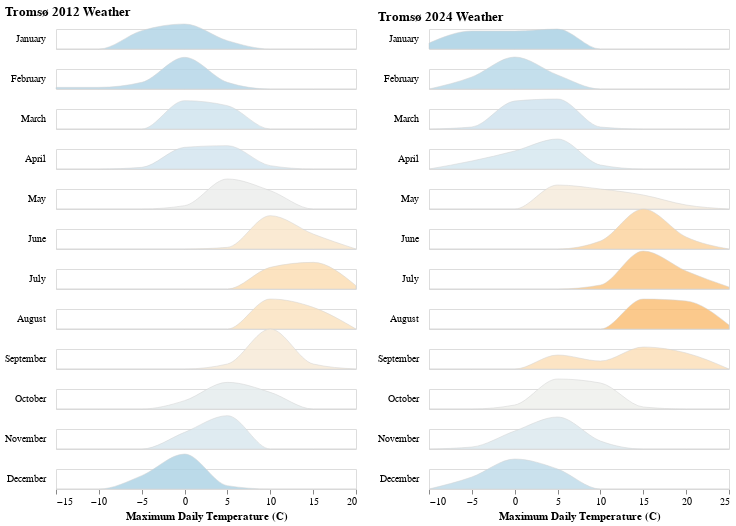

The code cell stored with this chart in its notebook:
### Code cell
step = 20
overlap = 1

chart_2024 = alt.Chart(df_2024, height=step).transform_timeunit(
    Month='month(date)'
).transform_joinaggregate(
    mean_temp='mean(temperature)', groupby=['Month']
).transform_bin(
    ['bin_max', 'bin_min'], 'temperature'
).transform_aggregate(
    value='count()', groupby=['Month', 'mean_temp', 'bin_min', 'bin_max']
).transform_impute(
    impute='value', groupby=['Month', 'mean_temp'], key='bin_min', value=0
).mark_area(
    interpolate='monotone',
    fillOpacity=0.8,
    stroke='lightgray',
    strokeWidth=0.5
).encode(
    alt.X('bin_min:Q')
        .bin('binned')
        .title('Maximum Daily Temperature (C)'),
    alt.Y('value:Q')
        .axis(None)
        .scale(range=[step, -step * overlap]),
    alt.Fill('mean_temp:Q')
        .legend(None)
        .scale(domain=[-20,30], scheme='redyellowblue')
).facet(
    row=alt.Row('Month:T')
        .title(None)
        .header(labelAngle=0, labelAlign='left', format='%B')
).properties(
    title='Tromsø 2024 Weather',
    bounds='flush'
)

chart_2012 = alt.Chart(df_2012, height=step).transform_timeunit(
    Month='month(date)'
).transform_joinaggregate(
    mean_temp='mean(temperature)', groupby=['Month']
).transform_bin(
    ['bin_max', 'bin_min'], 'temperature'
).transform_aggregate(
    value='count()', groupby=['Month', 'mean_temp', 'bin_min', 'bin_max']
).transform_impute(
    impute='value', groupby=['Month', 'mean_temp'], key='bin_min', value=0
).mark_area(
    interpolate='monotone',
    fillOpacity=0.8,
    stroke='lightgray',
    strokeWidth=0.5
).encode(
    alt.X('bin_min:Q')
        .bin('binned')
        .title('Maximum Daily Temperature (C)'),
    alt.Y('value:Q')
        .axis(None)
        .scale(range=[step, -step * overlap]),
    alt.Fill('mean_temp:Q')
        .legend(None)
        .scale(domain=[30,-20], scheme='blueorange')
).facet(
    row=alt.Row('Month:T')
        .title(None)
        .header(labelAngle=0, labelAlign='left', format='%B')
).properties(
    title='Tromsø 2012 Weather',
    bounds='flush'
)


chart_2012 | chart_2024

### Figure 1 — Vega-Lite specification as saved in the notebook (floating-point values rounded to 4 significant figures; data arrays with more than 128 entries replaced by an {"elided": "..."} marker saying what was removed)
{"config": {"view": {"continuousWidth": 300, "continuousHeight": 300}}, "hconcat": [{"data": {"name": "data-1f9a8d3b7747a7ec11f89e388f40cd91"}, "facet": {"row": {"field": "Month", "header": {"labelAngle": 0, "labelAlign": "left", "format": "%B"}, "title": null, "type": "temporal"}}, "spec": {"mark": {"type": "area", "fillOpacity": 0.8, "interpolate": "monotone", "stroke": "lightgray", "strokeWidth": 0.5}, "encoding": {"fill": {"field": "mean_temp", "legend": null, "scale": {"domain": [30, -20], "scheme": "blueorange"}, "type": "quantitative"}, "x": {"bin": "binned", "field": "bin_min", "title": "Maximum Daily Temperature (C)", "type": "quantitative"}, "y": {"axis": null, "field": "value", "scale": {"range": [20, -20]}, "type": "quantitative"}}, "height": 20, "transform": [{"field": "date", "timeUnit": "month", "as": "Month"}, {"joinaggregate": [{"op": "mean", "field": "temperature", "as": "mean_temp"}], "groupby": ["Month"]}, {"bin": true, "field": "temperature", "as": ["bin_max", "bin_min"]}, {"aggregate": [{"op": "count", "as": "value"}], "groupby": ["Month", "mean_temp", "bin_min", "bin_max"]}, {"impute": "value", "key": "bin_min", "groupby": ["Month", "mean_temp"], "value": 0}]}, "bounds": "flush", "title": "Tromsø 2012 Weather"}, {"data": {"name": "data-ef395d3485a6ac98a63190b1ea0642f9"}, "facet": {"row": {"field": "Month", "header": {"labelAngle": 0, "labelAlign": "left", "format": "%B"}, "title": null, "type": "temporal"}}, "spec": {"mark": {"type": "area", "fillOpacity": 0.8, "interpolate": "monotone", "stroke": "lightgray", "strokeWidth": 0.5}, "encoding": {"fill": {"field": "mean_temp", "legend": null, "scale": {"domain": [-20, 30], "scheme": "redyellowblue"}, "type": "quantitative"}, "x": {"bin": "binned", "field": "bin_min", "title": "Maximum Daily Temperature (C)", "type": "quantitative"}, "y": {"axis": null, "field": "value", "scale": {"range": [20, -20]}, "type": "quantitative"}}, "height": 20, "transform": [{"field": "date", "timeUnit": "month", "as": "Month"}, {"joinaggregate": [{"op": "mean", "field": "temperature", "as": "mean_temp"}], "groupby": ["Month"]}, {"bin": true, "field": "temperature", "as": ["bin_max", "bin_min"]}, {"aggregate": [{"op": "count", "as": "value"}], "groupby": ["Month", "mean_temp", "bin_min", "bin_max"]}, {"impute": "value", "key": "bin_min", "groupby": ["Month", "mean_temp"], "value": 0}]}, "bounds": "flush", "title": "Tromsø 2024 Weather"}], "$schema": "https://vega.github.io/schema/vega-lite/v5.20.1.json", "datasets": {"data-1f9a8d3b7747a7ec11f89e388f40cd91": {"elided": "366 records"}, "data-ef395d3485a6ac98a63190b1ea0642f9": {"elided": "366 records"}}}
